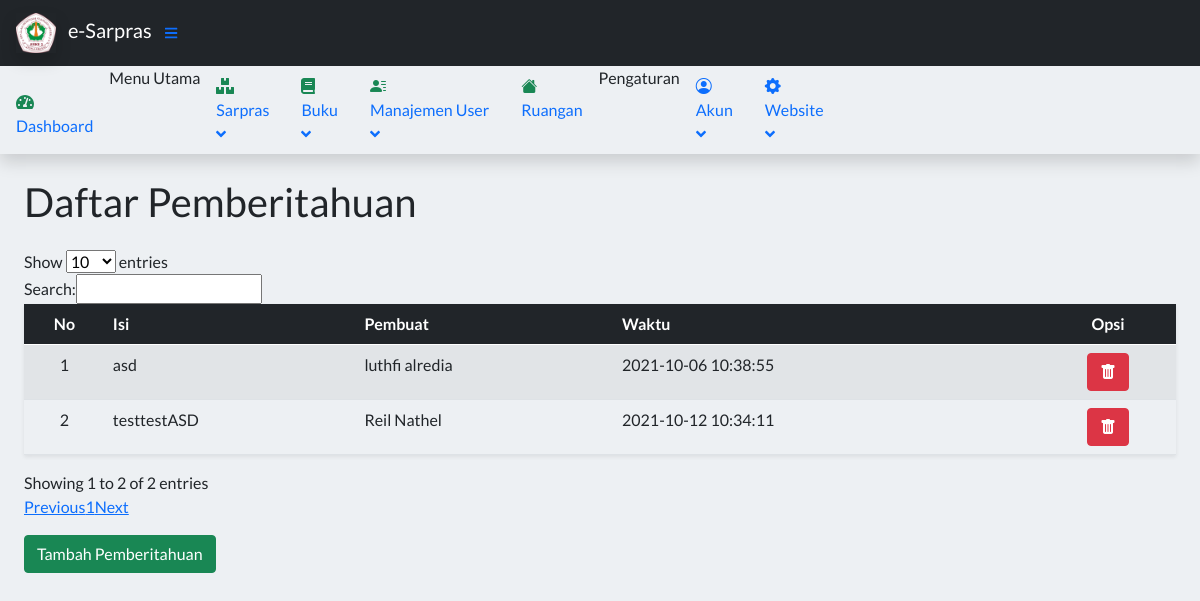
/index.php?page=DaftarPemberitahuan (signed in), run on the app's committed database.
### tables this page shows
CREATE TABLE `tpemberitahuan` (
  `idPemberitahuan` int(11) NOT NULL,
  `linkUser` int(11) NOT NULL,
  `isiPemberitahuan` varchar(255) NOT NULL,
  `waktuPemberitahuan` datetime NOT NULL DEFAULT current_timestamp(),
  `isDeleted` tinyint(1) NOT NULL DEFAULT 0
);

CREATE TABLE `tuser` (
  `idUser` int(11) NOT NULL,
  `username` varchar(30) NOT NULL,
  `password` varchar(255) NOT NULL,
  `role` enum('Superuser','Administrator','Guest') NOT NULL,
  `nik` varchar(16) DEFAULT NULL,
  `nama` varchar(30) NOT NULL,
  `fotoProfil` varchar(255) DEFAULT 'person-fill.svg',
  `gender` enum('Laki-laki','Perempuan') NOT NULL,
  `agama` enum('Budha','Hindu','Islam','Katholik','Kristen') NOT NULL,
  `telpon` varchar(13) DEFAULT NULL,
  `email` varchar(30) DEFAULT NULL,
  `tanggalLahir` date DEFAULT NULL,
  `alamat` varchar(50) DEFAULT NULL,
  `status` enum('Kepala Sekolah','Wakil Kepala Sekolah','Kepala Lab','Guru') DEFAULT NULL,
  `isDeleted` tinyint(1) NOT NULL DEFAULT 0
);

### config/pemberitahuanfunctions.php (called while the page is built, shortened)
<?php
	include_once 'connect.php';
	$notices = mysqli_query($db, "SELECT * FROM tpemberitahuan WHERE isDeleted = 0");
 ?>

### contents/Pemberitahuan/daftarpemberitahuan.php (the view, shortened to what this page needs)
<?php
    require 'config/pemberitahuanfunctions.php';
?>
<main>
    <div class="container-fluid px-4">
        <h1 class="mt-4 mb-4">Daftar Pemberitahuan</h1>
        <div class="mb-3">
            <table id="example" class="display wrap table-striped table shadow-sm" style="width:100%">
                <thead class="table-dark">
                    <tr>
                        <th class="text-center">No</th>
                        <th>Isi</th>
                        <th>Pembuat</th>
                        <th>Waktu</th>
                        <th class="text-center">Opsi</th>
                    </tr>
                </thead>
                <tbody class="">
                    <?php $count = 1; ?>
                    <?php foreach($notices as $notice) : ?>
                		<tr>
                			<td class="text-center"><?= $count; ?></td>
                            <td><?= $notice['isiPemberitahuan']; ?></td>
                            <?php
                            $linkUser = $notice['linkUser'];
                            $query = mysqli_query($db, "SELECT * FROM tuser WHERE idUser = $linkUser");
                            $pembuat = mysqli_fetch_assoc($query);
                            ?>
                            <td><?= $pembuat['nama'];?></td>
                			<td><?= $notice['waktuPemberitahuan']; ?></td>
                			<td class="text-center">
                                <form action="" method="POST" enctype="multipart/form-data">
                                    <a href="index.php?page=HapusPemberitahuan&id=<?= $notice['idPemberitahuan']; ?>" onclick="return confirm('Apakah anda yakin ingin menghapus pemberitahuan ini?')" class="btn btn-danger bi bi-trash-fill"></a>
                                </form>
                            </td>
                		</tr>
                        <?php $count++ ?>
                    <?php endforeach; ?>
                </tbody>
            </table>
        </div>
        <button type="button" class="btn btn-success mb-4" data-bs-toggle="modal" data-bs-target="#exampleModal">
          Tambah Pemberitahuan
        </button>
    </div>
</main>

### index.php (style rules this page uses)
body { background-color: rgb(237, 240, 243); font-family: 'Lato', sans-serif; }

### data on the page
tpemberitahuan: isiPemberitahuan "asd", linkUser.nama "luthfi alredia", waktuPemberitahuan "2021-10-06 10:38:55"
tpemberitahuan: isiPemberitahuan "testtestASD", linkUser.nama "Reil Nathel", waktuPemberitahuan "2021-10-12 10:34:11"
